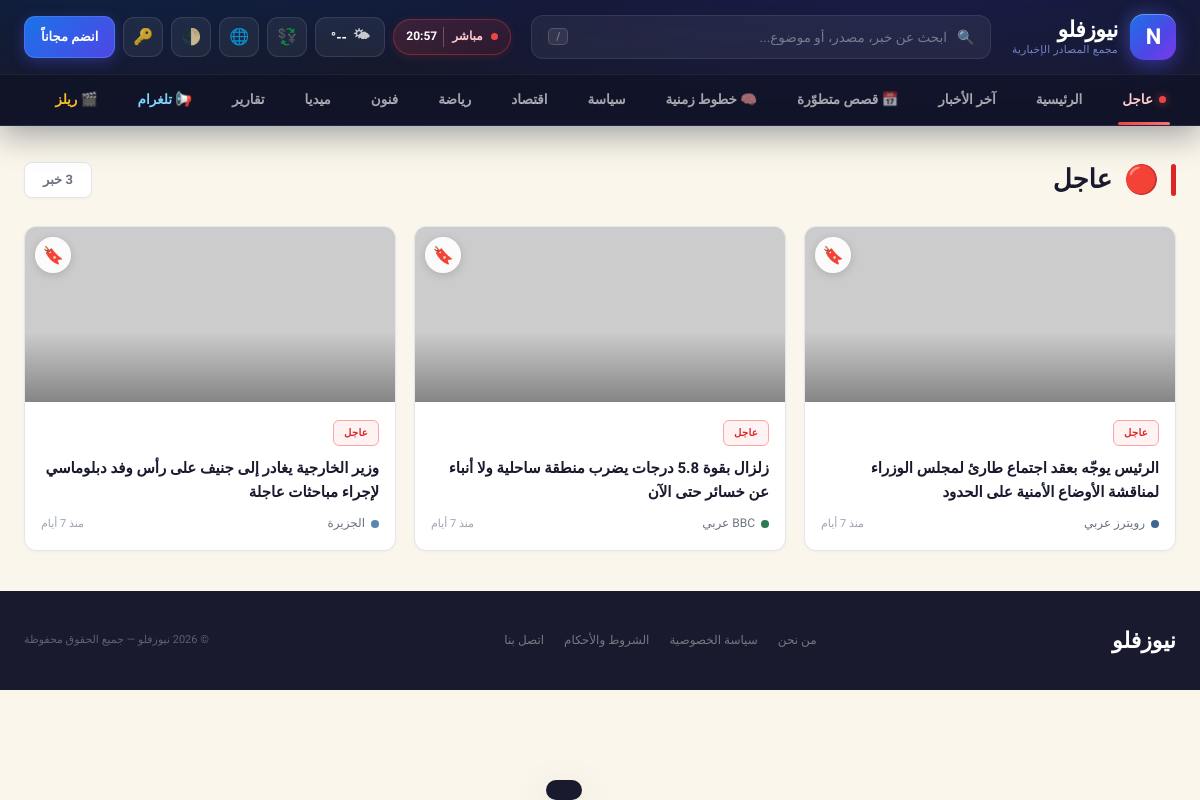
The app's page /category.php?type=breaking with its own data.
### tables this page shows
CREATE TABLE IF NOT EXISTS `articles` (
  `id` int(11) NOT NULL AUTO_INCREMENT,
  `title` varchar(500) NOT NULL,
  `slug` varchar(500) NOT NULL,
  `excerpt` text DEFAULT NULL,
  `content` longtext DEFAULT NULL,
  `image_url` varchar(500) DEFAULT NULL,
  `source_url` varchar(1000) DEFAULT NULL,
  `category_id` int(11) DEFAULT NULL,
  `source_id` int(11) DEFAULT NULL,
  `is_featured` tinyint(1) DEFAULT 0,
  `is_breaking` tinyint(1) DEFAULT 0,
  `is_hero` tinyint(1) DEFAULT 0,
  `view_count` int(11) DEFAULT 0,
  `comments` int(11) DEFAULT 0,
  `status` enum('published','draft','archived') DEFAULT 'published',
  `published_at` timestamp DEFAULT CURRENT_TIMESTAMP,
  `created_at` timestamp DEFAULT CURRENT_TIMESTAMP,
  `updated_at` timestamp DEFAULT CURRENT_TIMESTAMP ON UPDATE CURRENT_TIMESTAMP,
  PRIMARY KEY (`id`),
  KEY `category_id` (`category_id`),
  KEY `source_id` (`source_id`),
  KEY `status` (`status`),
  KEY `is_breaking` (`is_breaking`),
  KEY `is_featured` (`is_featured`),
  KEY `published_at` (`published_at`),
  CONSTRAINT `fk_article_category` FOREIGN KEY (`category_id`) REFERENCES `categories` (`id`) ON DELETE SET NULL,
  CONSTRAINT `fk_article_source` FOREIGN KEY (`source_id`) REFERENCES `sources` (`id`) ON DELETE SET NULL
);

CREATE TABLE IF NOT EXISTS `categories` (
  `id` int(11) NOT NULL AUTO_INCREMENT,
  `name` varchar(100) NOT NULL,
  `slug` varchar(100) NOT NULL,
  `icon` varchar(10) DEFAULT NULL,
  `css_class` varchar(50) DEFAULT NULL,
  `sort_order` int(11) DEFAULT 0,
  `is_active` tinyint(1) DEFAULT 1,
  `created_at` timestamp DEFAULT CURRENT_TIMESTAMP,
  PRIMARY KEY (`id`),
  UNIQUE KEY `slug` (`slug`)
);

CREATE TABLE IF NOT EXISTS `sources` (
  `id` int(11) NOT NULL AUTO_INCREMENT,
  `name` varchar(200) NOT NULL,
  `slug` varchar(200) NOT NULL,
  `logo_letter` varchar(5) DEFAULT NULL,
  `logo_color` varchar(20) DEFAULT '#5a85b0',
  `logo_bg` varchar(20) DEFAULT '#e5eef8',
  `url` varchar(500) DEFAULT NULL,
  `rss_url` varchar(500) DEFAULT NULL,
  `is_active` tinyint(1) DEFAULT 1,
  `articles_today` int(11) DEFAULT 0,
  `created_at` timestamp DEFAULT CURRENT_TIMESTAMP,
  PRIMARY KEY (`id`),
  UNIQUE KEY `slug` (`slug`)
);

### includes/user_auth.php (called while the page is built, shortened)
<?php
require_once __DIR__ . '/functions.php';
function user_session_start(): void {
    if (session_status() === PHP_SESSION_NONE) {
        $isHttps = (!empty($_SERVER['HTTPS']) && $_SERVER['HTTPS'] !== 'off')
            || (($_SERVER['HTTP_X_FORWARDED_PROTO'] ?? '') === 'https');
    }
}
function current_user_id(): ?int {
    $id = $_SESSION[USER_SESSION_KEY] ?? null;
    return $id ? (int)$id : null;
}
function current_user(): ?array {
    static $cached = null;
    if ($cached !== null) return $cached ?: null;
    $id = current_user_id();
    if (!$id) { $cached = false; return null; }
}
function current_theme(): string {
    $u = current_user();
    $c = $_COOKIE['nf_theme'] ?? 'auto';
    return in_array($c, ['light', 'dark', 'auto'], true) ? $c : 'auto';
}

### includes/functions.php (called while the page is built, shortened)
<?php
require_once __DIR__ . '/cache.php';
function getSetting($key, $default = '') {
    static $settings = null;
    if ($settings === null) {
        $settings = cache_remember('settings_all', REFERENCE_CACHE_TTL, function() {
            try {
                $db = getDB();
                $rows = $db->query("SELECT setting_key, setting_value FROM settings")->fetchAll(PDO::FETCH_KEY_PAIR);
                return $rows ?: [];
            } catch (Throwable $e) {
                return [];
            }
        });
    }
    return array_key_exists($key, $settings) ? $settings[$key] : $default;
}
function timeAgo($datetime) {
    $now = new DateTime();
    $ago = new DateTime($datetime);
    $diff = $now->diff($ago);
    if ($diff->d >= 2) return 'منذ ' . $diff->d . ' أيام';
    return 'الآن';
}
function e($str) {
    return htmlspecialchars($str, ENT_QUOTES, 'UTF-8');
}
function articleUrl($article) {
    $id = (int)($article['id'] ?? 0);
    $slug = $article['slug'] ?? '';
    if ($slug) {
        $slug = preg_replace('/[^a-zA-Z0-9\x{0600}-\x{06FF}-]+/u', '-', $slug);
        $slug = trim($slug, '-');
        $slug = mb_substr($slug, 0, 80);
        return 'article/' . $id . '/' . rawurlencode($slug);
    }
    return 'article/' . $id;
}

### includes/cache.php (called while the page is built, shortened)
<?php
function cache_dir() {
    $dir = __DIR__ . '/../storage/cache';
    return $dir;
}
function cache_path($key) {
    return cache_dir() . '/' . md5($key) . '.cache';
}
function &_cache_memo() {
    static $memo = [];
    return $memo;
}
function _cache_memo_miss() {
    static $sentinel;
    if ($sentinel === null) $sentinel = new stdClass();
    return $sentinel;
}
function cache_get($key) {
    $memo =& _cache_memo();
    $file = cache_path($key);
    if (!is_file($file)) {
        $memo[$key] = _cache_memo_miss();
        return null;
    }
    $raw = @file_get_contents($file);
    $payload = @unserialize($raw);
    return $payload['val'];
}
function cache_set($key, $value, $ttl = 300) {
    $file = cache_path($key);
    $payload = [
        'exp' => $ttl > 0 ? (time() + $ttl) : 0,
        'val' => $value,
    ];
    $memo =& _cache_memo();
    $memo[$key] = $value;
}
function cache_remember($key, $ttl, callable $callback) {
    $hit = cache_get($key);
    $val = $callback();
    return $val;
}

### category.php (the view, shortened to what this page needs)
<?php
require_once __DIR__ . '/includes/functions.php';
require_once __DIR__ . '/includes/user_auth.php';
$pageTheme = current_theme();
$slug = isset($_GET['slug']) ? trim($_GET['slug']) : '';
$type = isset($_GET['type']) ? trim($_GET['type']) : '';
$page = max(1, intval($_GET['page'] ?? 1));
$perPage = 20;
$offset = ($page - 1) * $perPage;
$db = getDB();
$articles = [];
$totalCount = 0;
$pageTitle = '';
$pageIcon = '';
$pageCss = '';
if ($type === 'breaking') {
    $pageTitle = 'عاجل';
    $pageIcon = '🔴';
    $pageCss = 'cat-breaking';
    $countStmt = $db->query("SELECT COUNT(*) FROM articles WHERE is_breaking = 1 AND status = 'published'");
    $totalCount = (int) $countStmt->fetchColumn();
    $stmt = $db->prepare("SELECT a.*, c.name as cat_name, c.slug as cat_slug, c.css_class,
                           s.name as source_name, s.logo_color
                           FROM articles a
                           LEFT JOIN categories c ON a.category_id = c.id
                           LEFT JOIN sources s ON a.source_id = s.id
                           WHERE a.is_breaking = 1 AND a.status = 'published'
                           ORDER BY a.published_at DESC LIMIT ? OFFSET ?");
    $stmt->execute([$perPage, $offset]);
    $articles = $stmt->fetchAll();
} else {
    header('Location: index.php');
    exit;
}
?><!DOCTYPE html>
<html lang="ar" dir="rtl" data-theme="<?php echo e($pageTheme); ?>">
<head>
<title><?php echo e($pageIcon . ' ' . $pageTitle); ?> — <?php echo e(getSetting('site_name', SITE_NAME)); ?></title>
<link rel="stylesheet" href="assets/css/site-header.min.css?v=m1">
<link rel="stylesheet" href="assets/css/user.min.css?v=m1">
</head>
<body>
<?php
include __DIR__ . '/includes/components/site_header.php';
?>
<div class="container">
  <div class="page-header">
    <div class="page-header-inner">
      <div class="page-title">
        <div class="line"<?php if ($type === 'breaking' || $slug === 'political') echo ' style="background:var(--red)"'; elseif ($slug === 'economy') echo ' style="background:var(--accent3)"'; elseif ($slug === 'sports') echo ' style="background:var(--accent)"'; elseif ($slug === 'arts') echo ' style="background:#5a3d8a"'; elseif ($slug === 'reports') echo ' style="background:var(--gold)"'; elseif ($slug === 'media') echo ' style="background:#7a3d7a"'; ?>></div>
        <span class="icon"><?php echo $pageIcon; ?></span>
        <?php echo e($pageTitle); ?>
      </div>
      <div class="page-count"><?php echo number_format($totalCount); ?> خبر</div>
    </div>
  </div>
  <?php if (empty($articles)): ?>
    <div class="empty-state">
      <div class="icon">📭</div>
      <h3>لا توجد أخبار حالياً</h3>
      <p>لم يتم العثور على أخبار في هذا التصنيف بعد.</p>
    </div>
  <?php else: ?>
    <div class="news-grid">
      <?php foreach ($articles as $article): ?>
        <?php $__sid = (int)($article['id'] ?? 0); $__ss = !empty($GLOBALS['__nf_saved_ids']) && isset($GLOBALS['__nf_saved_ids'][$__sid]); ?>
        <a class="news-card" href="<?php echo articleUrl($article); ?>">
          <button type="button" class="nf-bookmark-btn <?php echo $__ss ? 'saved' : ''; ?>" title="<?php echo $__ss ? 'إزالة من المحفوظات' : 'حفظ'; ?>" data-save-id="<?php echo $__sid; ?>" onclick="event.preventDefault(); event.stopPropagation(); NF.toggleSave(this)">🔖</button>
          <div class="card-img">
            <img src="<?php echo e($article['image_url'] ?? placeholderImage(400,300)); ?>" alt="<?php echo e($article['title']); ?>" loading="lazy" decoding="async">
          </div>
          <div class="card-body">
            <span class="card-cat <?php echo e($article['css_class'] ?? $pageCss); ?>"><?php echo e($article['cat_name'] ?? $pageTitle); ?></span>
            <div class="card-title"><?php echo e(mb_strlen($article['title']) > 80 ? mb_substr($article['title'], 0, 80) . '...' : $article['title']); ?></div>
            <div class="card-meta">
              <div class="card-source">
                <span class="source-dot" style="background:<?php echo e($article['logo_color'] ?? '#6b9fd4'); ?>"></span>
                <?php echo e($article['source_name'] ?? ''); ?>
              </div>
              <span class="card-time"><?php echo timeAgo($article['published_at']); ?></span>
            </div>
          </div>
        </a>
      <?php endforeach; ?>
    </div>
  <?php endif; ?>
</div>
<footer>
  <div class="footer-logo"><?php echo e(getSetting('site_name', SITE_NAME)); ?></div>
  <div class="footer-links">
    <a href="#">من نحن</a>
    <a href="#">سياسة الخصوصية</a>
    <a href="#">الشروط والأحكام</a>
    <a href="#">اتصل بنا</a>
  </div>
  <div class="footer-copy">&copy; <?php echo date('Y'); ?> <?php echo e(getSetting('site_name', SITE_NAME)); ?> &mdash; جميع الحقوق محفوظة</div>
</footer>
<div class="nf-toast" id="nfToast"></div>
</body>
</html>

### category.php (style rules this page uses)
:root { --bg: #faf6ec; --bg2: #fdfaf2; --bg3: #e4e6eb; --card: #ffffff; --border: #e0e3e8; --accent: #1a73e8; --accent2: #0d9488; --accent3: #16a34a; --red: #dc2626; --text: #1a1a2e; --muted: #6b7280; --muted2: #9ca3af; --gold: #d97706; --header-bg: #1a1a2e; }
* { margin:0; padding:0; box-sizing:border-box; }
body { font-family:'Tajawal','Segoe UI',Tahoma,Arial,sans-serif; background:var(--bg); color:var(--text); overflow-x:hidden; line-height:1.6; }
a { text-decoration:none; color:inherit; }
.container { max-width:1400px; margin:0 auto; padding:0 24px; }
.page-header { padding:32px 0 24px; }
.page-header-inner { display:flex; align-items:center; justify-content:space-between; flex-wrap:wrap; gap:14px; }
.page-title { display:flex; align-items:center; gap:12px; font-size:26px; font-weight:900; }
.page-title .line { width:5px; height:32px; border-radius:3px; background:var(--accent); }
.page-title .icon { font-size:28px; }
.page-count { font-size:13px; color:var(--muted); font-weight:600; background:var(--card); border:1px solid var(--border); padding:7px 18px; border-radius:8px; box-shadow:0 1px 3px rgba(0,0,0,.04); }
.news-grid { display:grid; grid-template-columns:repeat(3,1fr); gap:18px; margin-bottom:32px; }
.news-card { background:var(--card); border:1px solid var(--border); border-radius:12px; overflow:hidden; cursor:pointer; transition:all .3s ease; text-decoration:none; color:inherit; display:block; box-shadow:0 1px 3px rgba(0,0,0,.04); }
.card-img { height:175px; overflow:hidden; position:relative; background:var(--bg3); }
.card-img::after { content:''; position:absolute; inset:0; background:linear-gradient(to bottom,transparent 60%,rgba(0,0,0,.35)); }
.card-img img { width:100%; height:100%; object-fit:cover; transition:transform .5s ease; }
.card-body { padding:16px; }
.card-cat { font-size:10px; font-weight:700; padding:4px 10px; border-radius:6px; display:inline-block; margin-bottom:10px; letter-spacing:.3px; }
.cat-breaking { background:#fef2f2; color:#dc2626; border:1px solid #fca5a5; }
.card-title { font-size:15px; font-weight:700; line-height:1.6; margin-bottom:10px; color:var(--text); }
.card-meta { display:flex; align-items:center; justify-content:space-between; }
.card-source { display:flex; align-items:center; gap:6px; font-size:12px; color:var(--muted); font-weight:500; }
.source-dot { width:8px; height:8px; border-radius:50%; }
.card-time { font-size:11px; color:var(--muted2); font-weight:500; }
footer { background:var(--header-bg); padding:32px 24px; margin-top:40px; display:flex; align-items:center; justify-content:space-between; flex-wrap:wrap; gap:16px; color:rgba(255,255,255,.5); }
.footer-logo { font-size:22px; font-weight:900; color:#fff; }
.footer-links { display:flex; gap:20px; }
.footer-links a { font-size:12px; color:rgba(255,255,255,.4); text-decoration:none; transition:color .2s; }
.footer-copy { font-size:11px; color:rgba(255,255,255,.3); }

### records on screen
articles: category.name "عاجل", title "الرئيس يوجّه بعقد اجتماع طارئ لمجلس الوزراء لمناقشة الأوضاع الأمنية على الحدود", source.name "رويترز عربي", published_at "منذ 7 أيام"
articles: category.name "عاجل", title "زلزال بقوة 5.8 درجات يضرب منطقة ساحلية ولا أنباء عن خسائر حتى الآن", source.name "BBC عربي", published_at "منذ 7 أيام"
articles: category.name "عاجل", title "وزير الخارجية يغادر إلى جنيف على رأس وفد دبلوماسي لإجراء مباحثات عاجلة", source.name "الجزيرة", published_at "منذ 7 أيام"

### other values on screen
getSetting('site_name', SITE_NAME) "نيوزفلو"
getSetting('site_tagline', SITE_TAGLINE) "مجمع المصادر الإخبارية"
$pageIcon "🔴"
$pageTitle "عاجل"
